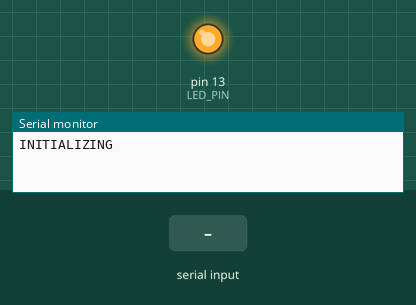
Bench run of a sketch on a simulated Arduino Uno, built with avr-gcc and run on an emulated ATmega328P. Parts: output pins drawn as LEDs (lit = HIGH), the last lines printed to the serial monitor. Dashed ring = blinking. Inputs (shaded band) come from the test bench.

Above: at 0.1 s.
At 6.2 s:
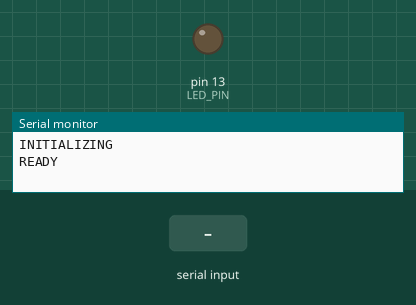
6.3 s: byte 116 (TOGGLE_LED_STATE) received over Serial
At 6.7 s:
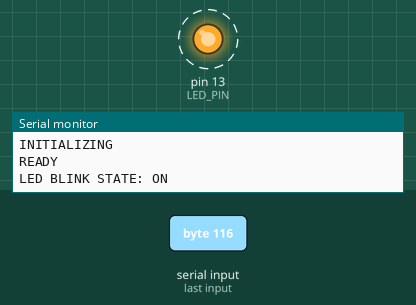
Timing chart, 0 to 15.3 s (numbered marks = the images above; inputs shaded):
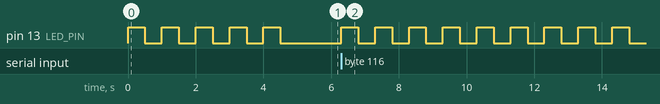

Measured:
- after the input at 6.3 s, pin 13 (LED_PIN): alternates HIGH for 0.50 s and LOW for 0.50 s, starting at once

The sketch:

FlashBlink.pde
```cpp
// (licence header left out)
//The digital pin that the LED is connected to
#define LED_PIN 13

//incoming command to toggle LED blinking state
#define TOGGLE_LED_STATE 't'

#define EOL_DELIMITER "\n"

//int to hold incoming byte when we read it
int incoming = 0;

//whether the led should blink
boolean shouldBlinkLED = false;

//setup function. called when the program first runs
void setup()
{
	//start listening for incoming messages on the serial port
	//at 9600 baud
	Serial.begin(9600);

    //Send a message out that the program is initializing
    Serial.print("INITIALIZING");

    //Flash looks for this to know when the message is done
    //See the comments in the Flash file for more info.
    Serial.print(EOL_DELIMITER);

	//set the pin more for the digital ping that
	//the LED is connected to (can be INPUT or OUTPUT)
	pinMode(LED_PIN, OUTPUT);

	//blink the LED 5 times so we can visually see that the
	//program is running
	blinkLED(5);

    //Send out a message that initialization is complete.
    Serial.print("READY");
    Serial.print(EOL_DELIMITER);
}

//program loop. Called each timer tick (really fast)
void loop()
{
	//check if we should blink the LED
	if(shouldBlinkLED)
	{
		//if so, blink the LED
		blinkLED(1);
	}

	//check if there are any bytes available
	//on the Serial port
	if(Serial.available() > 0)
	{
		//read a single byte.
		incoming = Serial.read();


		//Calling Serial.read() remove the byte from the Serial
		//buffer. In this case, if there are multiple bytes that
		//were sent, the next one will be handled on the next loop.
		//You could also grab it by calling Serial.read() again

		//check if the incoming byte was a command to toggle
		//the state of the LED blinking
		if(incoming == TOGGLE_LED_STATE)
		{
			//it was a command

			//toggle the state of the LED Blinking
      		shouldBlinkLED = !shouldBlinkLED;

			//send a message to the Serial port with the
			//new LED Blink state

			Serial.print("LED BLINK STATE: ");
			if(shouldBlinkLED)
			{
				Serial.print("ON");
			}
        	else
        	{
          		Serial.print("OFF");
        	}

			Serial.print(EOL_DELIMITER);

			//note, if you are using XMLSocket in Flash to read
			//the string data over the socket then we also have to send
			//a null byte with the following command:
			//
			//Serial.print(0, BYTE);
			//
			//However, in general, it is going to be easier, and more flexible
			//to use the Socket class (and not the XMLSocket class).
    	}
	}
}

//function to blink the LED
void blinkLED(int count)
{
	//loop through
	for(int i = 0; i < count; i++)
	{
		//turn LED on
    	digitalWrite(LED_PIN, HIGH);

		//wait 500 ms
    	delay(500);

		//turn LED off
    	digitalWrite(LED_PIN, LOW);

		//wait 500 ms
    	delay(500);
	}
}
```
